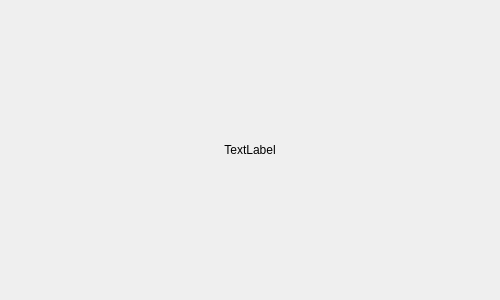
<?xml version="1.0" encoding="UTF-8"?>
<ui version="4.0">
 <class>About</class>
 <widget class="QDialog" name="About">
  <property name="geometry">
   <rect>
    <x>0</x>
    <y>0</y>
    <width>500</width>
    <height>300</height>
   </rect>
  </property>
  <property name="windowTitle">
   <string>About</string>
  </property>
  <widget class="QLabel" name="aboutTextLabel">
   <property name="geometry">
    <rect>
     <x>0</x>
     <y>0</y>
     <width>500</width>
     <height>300</height>
    </rect>
   </property>
   <property name="text">
    <string>TextLabel</string>
   </property>
   <property name="alignment">
    <set>Qt::AlignCenter</set>
   </property>
  </widget>
 </widget>
 <resources/>
 <connections/>
</ui>
